Frame 1 (no input): blank canvas, image omitted
Frame 60 (no input): blank canvas, image omitted
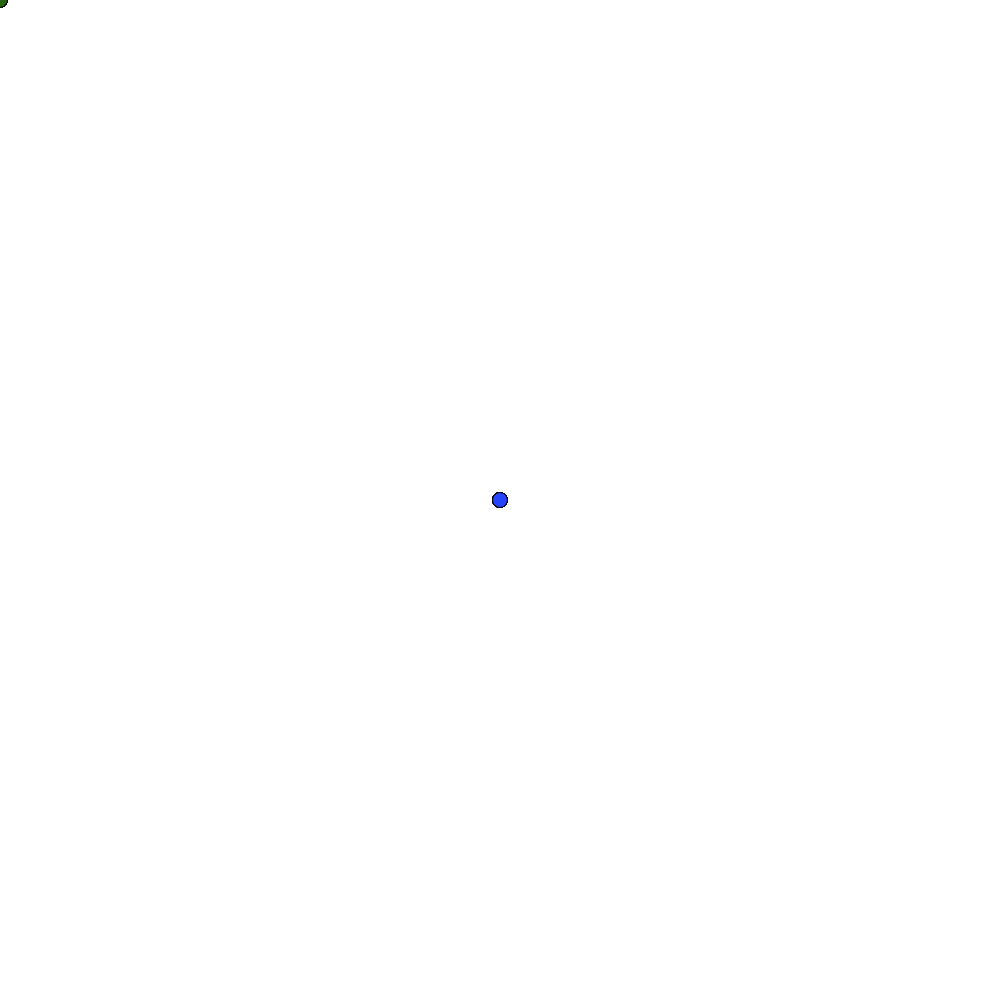
Frame 120 (the mouse pressed at the canvas centre since frame 60)

The p5.js sketch whose frames 1 and 60 were blank and that drew this single picture after the mouse press (run headless with seeded random() and noise() and a simulated clock; from frame 60 on, the mouse is pressed at the canvas centre):

// p5.js sketch
// ── sketch.js
function setup() {
  createCanvas(1000,1000)
}

function draw() {
  fill (255)
  var metal = color(190,205,209);
  fill(metal)
  rect(483,height/6,width/30,height/4)
  fill(233,245,244,50)
  ellipse(width/2,height/6,width/1.5,height/3);
  fill(metal)
  ellipse(width/2,height/6,width/15,height/30);
  rect(width/4,height/2.5,width/2,height/8)
  fill(255)
  strokeWeight(0)
  ellipse (width/4,height/2,width/8,height/8)
  ellipse (750,height/2,width/8,height/8)
  line(height)
}
function draw(mousePressed){
  fill(random(1,255),random(1,255),random(1,255))
  ellipse(mouseX,mouseY,15,15,50)
}
